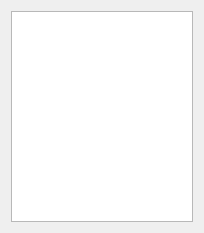
<?xml version="1.0" encoding="UTF-8"?>
<ui version="4.0">
 <class>AnnonationEditWidget</class>
 <widget class="QWidget" name="AnnonationEditWidget">
  <property name="geometry">
   <rect>
    <x>0</x>
    <y>0</y>
    <width>204</width>
    <height>233</height>
   </rect>
  </property>
  <property name="windowTitle">
   <string>Form</string>
  </property>
  <layout class="QHBoxLayout" name="horizontalLayout">
   <item>
    <widget class="QTextEdit" name="textEdit"/>
   </item>
  </layout>
 </widget>
 <resources/>
 <connections/>
</ui>
